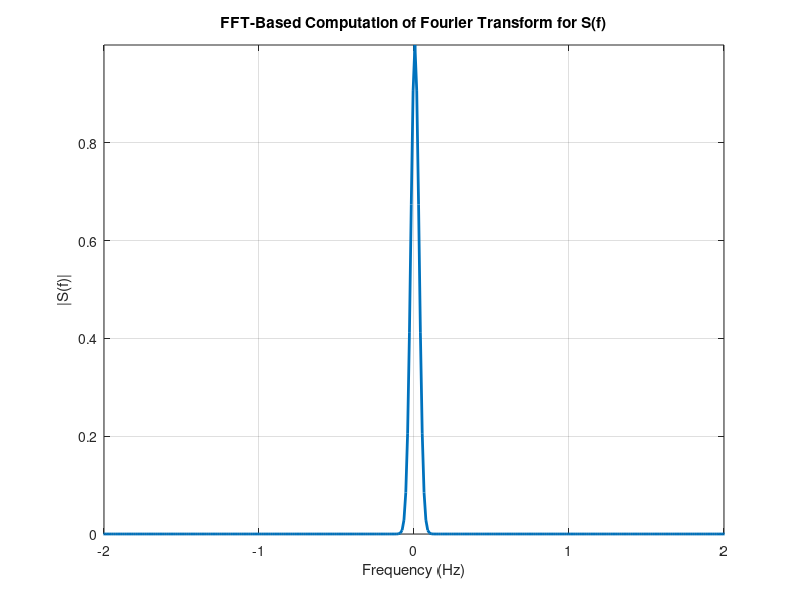

Reproduce this figure in MATLAB.
Tmax = 10 * sqrt(72)/2;  
N = 65536;  
t = linspace(-Tmax, Tmax, N); 
dt = t(2) - t(1);  

s_t = (1/sqrt(72*pi)) * exp(-t.^2 / 72);

S_f = fftshift(fft(s_t) * dt);  
frequencies = linspace(-1/(2*dt), 1/(2*dt), N);  

figure;
plot(frequencies, abs(S_f), 'LineWidth', 2);  
xlabel('Frequency (Hz)'); ylabel('|S(f)|');
title('FFT-Based Computation of Fourier Transform for S(f)');
axis([-2 2 0 max(abs(S_f))]);
grid on;
